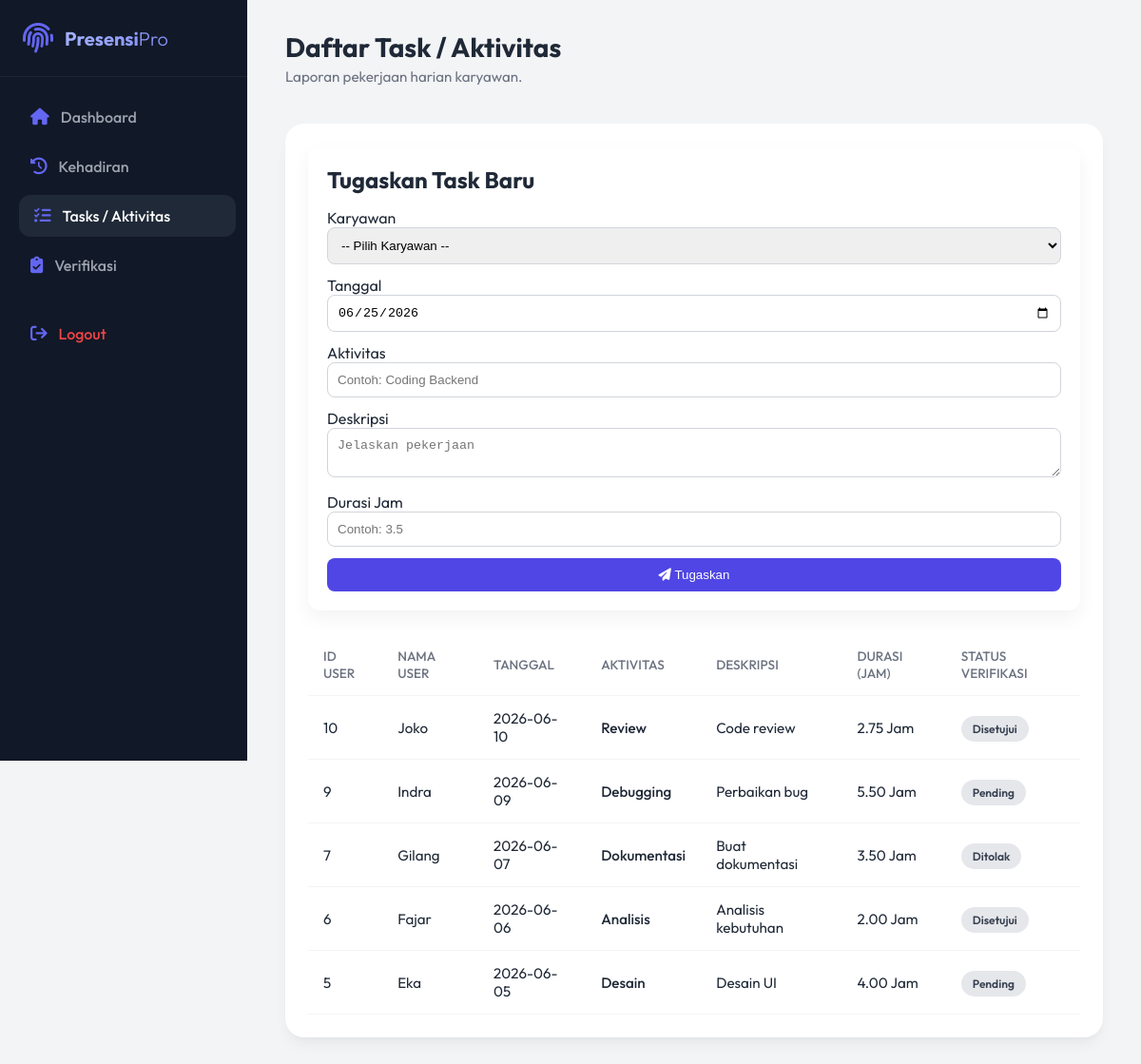
The app's page /tasks/index.php (signed in) with its own data.
### tables this page shows
CREATE TABLE `verifications` (
  `id` int(11) NOT NULL,
  `status` enum('Pending','Disetujui','Ditolak') DEFAULT NULL,
  `catatan` varchar(500) DEFAULT NULL,
  `tanggal_approval` datetime DEFAULT NULL,
  `tasks_idtasks` int(11) DEFAULT NULL,
  `users_id` int(11) DEFAULT NULL
);

CREATE TABLE `tasks` (
  `id` int(11) NOT NULL,
  `tanggal` date NOT NULL,
  `aktivitas` varchar(255) DEFAULT NULL,
  `deskripsi` varchar(500) DEFAULT NULL,
  `durasi_jam` decimal(4,2) DEFAULT NULL,
  `users_id` int(11) DEFAULT NULL
);

CREATE TABLE `users` (
  `id` int(11) NOT NULL,
  `nama` varchar(100) NOT NULL,
  `email` varchar(100) NOT NULL,
  `password` varchar(255) NOT NULL,
  `divisi` enum('IT','HR','Finance','Marketing','Operasional') NOT NULL,
  `status` enum('Aktif','Nonaktif') DEFAULT 'Aktif',
  `tipe_users_id` int(11) DEFAULT NULL
);

### models/User.php (called while the page is built, shortened)
<?php
class User {
    private $conn;
    private $table_name = "users";
    public function __construct($db) {
        $this->conn = $db;
    }
    public function getSubordinates($powerLevel) {
        $query = "SELECT u.id, u.nama, t.nama AS role_name FROM " . $this->table_name . " u "
            . "LEFT JOIN tipe_users t ON u.tipe_users_id = t.id "
            . "WHERE (6 - u.tipe_users_id) < :power_level "
            . "ORDER BY (6 - u.tipe_users_id) DESC, u.nama ASC";
        $stmt = $this->conn->prepare($query);
        $stmt->bindParam(':power_level', $powerLevel, PDO::PARAM_INT);
        $stmt->execute();
        return $stmt;
    }
}
?>

### models/Task.php (called while the page is built, shortened)
<?php
class Task
{
    private $conn;
    private $table_name = "tasks";
    public function __construct($db)
    {
        $this->conn = $db;
    }
    public function readPaging($from_record_num, $records_per_page, $powerLevel = null, $currentUserId = null)
    {
        $query = "SELECT t.*, u.nama AS user_name, v.status AS verification_status
            FROM " . $this->table_name . " t "
            . "LEFT JOIN users u ON t.users_id = u.id "
            . "LEFT JOIN verifications v ON v.tasks_idtasks = t.id ";
        if ($powerLevel !== null && $currentUserId !== null) {
            $query .= "WHERE t.users_id = :current_user OR (6 - u.tipe_users_id) < :power_level ";
        }
        $query .= "ORDER BY t.id DESC LIMIT :from, :limit";
        $stmt = $this->conn->prepare($query);
        if ($powerLevel !== null && $currentUserId !== null) {
            $stmt->bindParam(':current_user', $currentUserId, PDO::PARAM_INT);
            $stmt->bindParam(':power_level', $powerLevel, PDO::PARAM_INT);
        }
        $stmt->bindParam(':from', $from_record_num, PDO::PARAM_INT);
        $stmt->bindParam(':limit', $records_per_page, PDO::PARAM_INT);
        $stmt->execute();
        return $stmt;
    }
}
?>

### tasks/index.php (the view, shortened to what this page needs)
<?php
require_once '../models/Task.php';
require_once '../models/User.php';
$database = new Database();
$db = $database->getConnection();
$task = new Task($db);
$userPowerLevel = $_SESSION['power_level'] ?? 1;
$currentUserId = $_SESSION['user_id'];
$page = isset($_GET['page']) ? (int) $_GET['page'] : 1;
$records_per_page = 5;
$from_record_num = ($records_per_page * $page) - $records_per_page;
$filterPowerLevel = ($userPowerLevel < 5) ? $userPowerLevel : null;
$filterUserId = ($userPowerLevel < 5) ? $currentUserId : null;
$stmt = $task->readPaging($from_record_num, $records_per_page, $filterPowerLevel, $filterUserId);
?>
<!DOCTYPE html>
<html lang="id">
<head>
    <link rel="stylesheet" href="https://cdnjs.cloudflare.com/ajax/libs/font-awesome/6.4.0/css/all.min.css">
    <link rel="stylesheet" href="../assets/css/style.css">
</head>
<body>
    <aside class="sidebar">
        <div class="sidebar-header">
            <i class="fa-solid fa-fingerprint fa-2x" style="color: var(--primary-light);"></i>
            <h2>Presensi<span style="color: white; font-weight: 300;">Pro</span></h2>
        </div>
        <ul class="nav-links">
            <li><a href="../index.php"><i class="fa-solid fa-house"></i> Dashboard</a></li>
            <li><a href="../kehadiran/index.php"><i class="fa-solid fa-clock-rotate-left"></i> Kehadiran</a></li>
            <li><a href="index.php" class="active"><i class="fa-solid fa-list-check"></i> Tasks / Aktivitas</a></li>
            <?php if (isset($_SESSION['power_level']) && $_SESSION['power_level'] > 1): ?>
                <li><a href="../verification/index.php"><i class="fa-solid fa-clipboard-check"></i> Verifikasi</a></li>
            <?php endif; ?>
            <li style="margin-top: auto; padding-top: 20px;">
                <a href="../logout.php" style="color: #ef4444;">
                    <i class="fa-solid fa-arrow-right-from-bracket"></i> Logout
                </a>
            </li>
        </ul>
    </aside>
    <main class="main-content">
        <header class="top-header">
            <div class="welcome-msg">
                <h1>Daftar Task / Aktivitas</h1>
                <p>Laporan pekerjaan harian karyawan.</p>
            </div>
        </header>
        <div class="section-card">
            <?php if ($userPowerLevel > 1): ?>
                <div
                    style="margin-bottom: 25px; padding: 20px; background: white; border-radius: 12px; box-shadow: 0 8px 20px rgba(0,0,0,0.05);">
                    <h2 style="margin-bottom: 15px;">Tugaskan Task Baru</h2>
                    <form method="POST" style="display: grid; gap: 12px;">
                        <div>
                            <label>Karyawan</label>
                            <select name="users_id" required style="width: 100%; padding: 10px; border: 1px solid #d1d5db; border-radius: 8px;">
                                <option value="">-- Pilih Karyawan --</option>
                            </select>
                        </div>
                        <div>
                            <label>Tanggal</label>
                            <input type="date" name="tanggal" value="<?php echo date('Y-m-d'); ?>" required
                                style="width: 100%; padding: 10px; border: 1px solid #d1d5db; border-radius: 8px;">
                        </div>
                        <div>
                            <label>Aktivitas</label>
                            <input type="text" name="aktivitas" placeholder="Contoh: Coding Backend" required
                                style="width: 100%; padding: 10px; border: 1px solid #d1d5db; border-radius: 8px;">
                        </div>
                        <div>
                            <label>Deskripsi</label>
                            <textarea name="deskripsi" placeholder="Jelaskan pekerjaan" required
                                style="width: 100%; padding: 10px; border: 1px solid #d1d5db; border-radius: 8px;"></textarea>
                        </div>
                        <div>
                            <label>Durasi Jam</label>
                            <input type="number" step="0.5" min="0.5" name="durasi_jam" placeholder="Contoh: 3.5" required
                                style="width: 100%; padding: 10px; border: 1px solid #d1d5db; border-radius: 8px;">
                        </div>
                        <button type="submit"
                            style="padding: 10px 16px; background: var(--primary); color: white; border: none; border-radius: 8px; cursor: pointer;">
                            <i class="fa-solid fa-paper-plane"></i> Tugaskan
                        </button>
                    </form>
                </div>
            <?php endif; ?>
            <div class="table-responsive">
                <table>
                    <thead>
                        <tr>
                            <th>ID USER</th>
                            <th>NAMA USER</th>
                            <th>TANGGAL</th>
                            <th>AKTIVITAS</th>
                            <th>DESKRIPSI</th>
                            <th>DURASI (JAM)</th>
                            <th>STATUS VERIFIKASI</th>
                        </tr>
                    </thead>
                    <tbody>
                        <?php while ($row = $stmt->fetch(PDO::FETCH_ASSOC)): ?>
                            <tr>
                                <td><?php echo htmlspecialchars($row['users_id']); ?></td>
                                <td><?php echo htmlspecialchars($row['user_name'] ?? '-'); ?></td>
                                <td><?php echo htmlspecialchars($row['tanggal']); ?></td>
                                <td>
                                    <span style="font-weight: 500;">
                                        <?php echo htmlspecialchars($row['aktivitas']); ?>
                                    </span>
                                </td>
                                <td><?php echo htmlspecialchars($row['deskripsi']); ?></td>
                                <td><?php echo htmlspecialchars($row['durasi_jam']); ?> Jam</td>
                                <td>
                                    <?php if ($row['verification_status']): ?>
                                        <span class="status-badge" style="background:#e5e7eb; color:#374151;">
                                            <?php echo htmlspecialchars($row['verification_status']); ?>
                                        </span>
                                    <?php else: ?>
                                        <span class="status-badge" style="background:#fee2e2; color:#991b1b;">Belum Diajukan</span>
                                    <?php endif; ?>
                                </td>
                            </tr>
                        <?php endwhile; ?>
                    </tbody>
                </table>
            </div>
        </div>
    </main>
</body>
</html>

### assets/css/style.css (style rules this page uses)
:root { --primary: #4f46e5; --primary-light: #6366f1; --secondary: #10b981; --background: #f3f4f6; --surface: #ffffff; --text-main: #1f2937; --text-muted: #6b7280; --sidebar-bg: #111827; --sidebar-text: #9ca3af; --sidebar-hover: #1f2937; --card-shadow: 0 10px 15px -3px rgba(0, 0, 0, 0.05), 0 4px 6px -2px rgba(0, 0, 0, 0.025); --transition: all 0.3s cubic-bezier(0.4, 0, 0.2, 1); }
* { margin: 0; padding: 0; box-sizing: border-box; }
body { font-family: "Outfit", sans-serif; background-color: var(--background); color: var(--text-main); display: flex; min-height: 100vh; overflow-x: hidden; }
.sidebar { width: 260px; background-color: var(--sidebar-bg); color: white; display: flex; flex-direction: column; transition: var(--transition); position: fixed; height: 100vh; z-index: 50; }
.sidebar-header { padding: 24px; display: flex; align-items: center; gap: 12px; border-bottom: 1px solid rgba(255, 255, 255, 0.05); }
.sidebar-header h2 { font-size: 1.25rem; font-weight: 700; background: linear-gradient(135deg, #a5b4fc, #818cf8); background-clip: text; -webkit-background-clip: text; -webkit-text-fill-color: transparent; }
.nav-links { list-style: none; padding: 20px 0; flex: 1; }
.nav-links li { padding: 0 16px; margin-bottom: 8px; }
.nav-links a { display: flex; align-items: center; gap: 12px; color: var(--sidebar-text); text-decoration: none; padding: 12px 16px; border-radius: 12px; font-weight: 500; transition: var(--transition); }
.nav-links a:hover, .nav-links a.active { background-color: var(--sidebar-hover); color: white; transform: translateX(4px); }
.nav-links a i { font-size: 1.1rem; color: var(--primary-light); }
.main-content { flex: 1; margin-left: 260px; padding: 32px 40px; transition: var(--transition); }
.top-header { display: flex; justify-content: space-between; align-items: center; margin-bottom: 40px; }
.welcome-msg h1 { font-size: 1.75rem; font-weight: 700; color: var(--text-main); margin-bottom: 4px; }
.welcome-msg p { color: var(--text-muted); font-size: 0.95rem; }
.section-card { background: var(--surface); border-radius: 20px; padding: 24px; box-shadow: var(--card-shadow); }
table { width: 100%; border-collapse: collapse; }
th, td { padding: 14px 16px; text-align: left; border-bottom: 1px solid #f3f4f6; }
th { color: var(--text-muted); font-weight: 500; font-size: 0.85rem; text-transform: uppercase; }
td { font-size: 0.95rem; color: var(--text-main); }
.status-badge { padding: 6px 12px; border-radius: 20px; font-size: 0.75rem; font-weight: 600; }

### records on screen
verifications: tasks_idtasks.users_id "10", users.nama "Joko", tasks_idtasks.tanggal "2026-06-10", tasks_idtasks.aktivitas "Review", tasks_idtasks.deskripsi "Code review", tasks_idtasks.durasi_jam "2.75", status "Disetujui"
verifications: tasks_idtasks.users_id "9", users.nama "Indra", tasks_idtasks.tanggal "2026-06-09", tasks_idtasks.aktivitas "Debugging", tasks_idtasks.deskripsi "Perbaikan bug", tasks_idtasks.durasi_jam "5.50", status "Pending"
verifications: tasks_idtasks.users_id "7", users.nama "Gilang", tasks_idtasks.tanggal "2026-06-07", tasks_idtasks.aktivitas "Dokumentasi", tasks_idtasks.deskripsi "Buat dokumentasi", tasks_idtasks.durasi_jam "3.50", status "Ditolak"
verifications: tasks_idtasks.users_id "6", users.nama "Fajar", tasks_idtasks.tanggal "2026-06-06", tasks_idtasks.aktivitas "Analisis", tasks_idtasks.deskripsi "Analisis kebutuhan", tasks_idtasks.durasi_jam "2.00", status "Disetujui"
verifications: tasks_idtasks.users_id "5", users.nama "Eka", tasks_idtasks.tanggal "2026-06-05", tasks_idtasks.aktivitas "Desain", tasks_idtasks.deskripsi "Desain UI", tasks_idtasks.durasi_jam "4.00", status "Pending"
